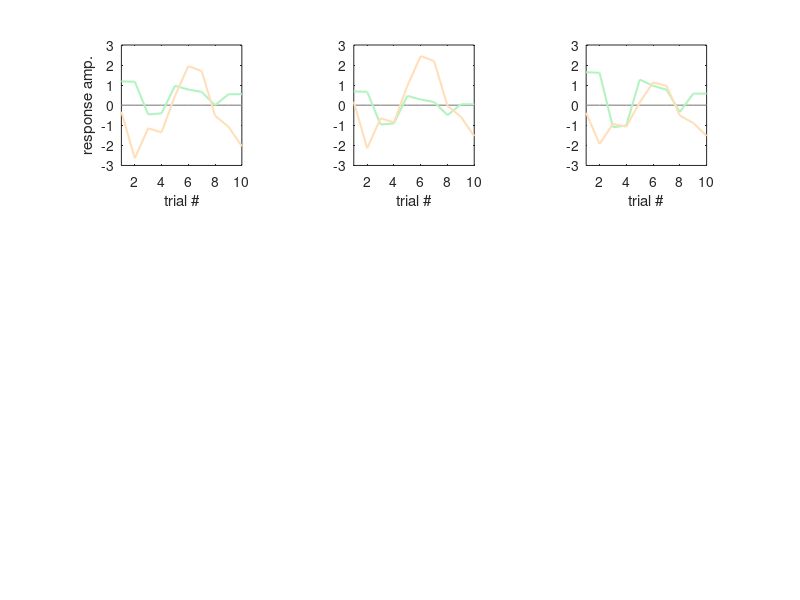

Recreate this plot in MATLAB. (Note: this script raises an error after producing the figure.)
close all
clear all
rng(2);

saveFolder = fullfile('~','misc','data18','rothzn','nsd','repDrift');
figsFolder = fullfile('~','misc','data18','rothzn','nsd','repDrift_figs');
if ~isfolder(saveFolder)
    saveFolder = ['/misc/data18/rothzn/nsd/repDrift/'];
    figsFolder = ['/misc/data18/rothzn/nsd/repDrift_figs/'];
end

% figsFolder = fullfile('/Users','rothzn','NSD',['repDrift_expand_figs']);
saveFigs=0;

linewidth=1.5;
zeroColor = 0.6*[1 1 1];
sessColor = {[180,243,192]./255,[255,223,186]./255};
graySubColor = 0.7*ones(1,3);
nsessions = 2;
T = 10;
gain=1;
origResp = gain*rand(T,nsessions)-gain/2;
% origResp = randn(T,nsessions);
for i=1:nsessions
    origResp(:,i) = zscore(origResp(:,i));
end
origResp(:,1) = origResp(:,1)*0.6 + 0.5;
origResp(:,2) = origResp(:,2)*1.5 - 0.5;
% origResp(:,3) = origResp(:,3)*2;
% origResp(:,4) = origResp(:,4)*0.4;
zeromean = origResp - mean(origResp);
normstd = (origResp - mean(origResp))./std(origResp) + mean(origResp);
f=figure(1);
rows=3;
cols=3;
subplot(rows,cols,1)
% plot(origResp)
plot(1:T,zeros(1,T),'color',zeroColor,'linewidth',1); hold on
for isess=1:nsessions
    plot(origResp(:,isess),'color',sessColor{isess},'linewidth',linewidth); hold all
end
axis square
subplot(rows,cols,2)
plot(1:T,zeros(1,T),'color',zeroColor,'linewidth',1); hold on
for isess=1:nsessions
    plot(zeromean(:,isess),'color',sessColor{isess},'linewidth',linewidth); hold all
end
axis square
subplot(rows,cols,3)
plot(1:T,zeros(1,T),'color',zeroColor,'linewidth',1); hold on
for isess=1:nsessions
    plot(normstd(:,isess),'color',sessColor{isess},'linewidth',linewidth); hold all
end
axis square
for isubplot=1:3
    subplot(rows,cols,isubplot)
    axis square
    xlim([1 T]);
    ylim([-3 3]);
    xlabel('trial #');
       if isubplot==1
    ylabel('response amp.');
       end
end


%% LOAD ACTIAL DATA AND PERMUTATIONS
if ieNotDefined('version'), version = 1; end%1=GLMdenoise, 2=without GLMdenoise, i.e. betas2.
subjects = [1:8];
% saveFigs=0;
% subjects = [1 2 5 7];
nperms=1000;

toNormalize = 0;
singleSubject=1;
figRoi=1;
linewidthWide=2;
linewidthNarrow = 1;
errorbarColor = [0.2 0.2 0.2];
surfaceAlpha = 0.1;
subColor = {[0 0.4470 0.7410],[0.8500 0.3250 0.0980], [0.9290 0.6940 0.1250],...
    [0.4940 0.1840 0.5560],[0.4660 0.6740 0.1880], [0.3010 0.7450 0.9330], [0.6350 0.0780 0.1840],...
    [0.4660 0.6740 0.1880]/2+[0.8500 0.3250 0.0980]/2};
iroi = [1];

% saveFolder = fullfile('~','NSD',['repDrift_expand']);

normalizeStr = '';
if toNormalize
    normalizeStr = '_normalized';
end
r2thresh = 0;%33;%50;
r2threshStr = '';
if r2thresh>0
    r2threshStr = ['r2thresh' num2str(r2thresh,'%4.2f')];
end
zscoreVals=[0 2 3];
for izscore=1:length(zscoreVals)
    
    toZscore=zscoreVals(izscore);
    zscoreStr='';
    if toZscore==1
        zscoreStr = '_zscore';
    elseif toZscore==2
        zscoreStr = '_zeroMean';
    elseif toZscore==3
        zscoreStr = '_equalStd';
    end
    
    load(fullfile(saveFolder, ['perm' num2str(nperms) zscoreStr normalizeStr r2threshStr '.mat']),...
        'toNormalize','toZscore', 'useMedian','r2thresh','version','nrois','rois', ...
        'permOrders', 'subSessions',...
        'r2split','r2oriSplit','pearsonRori','pearsonR',...
        'r2Dist','r2OriDist','pearsonDist','pearsonOriDist',...
        'r2DistPerm','r2OriDistPerm','pearsonDistPerm','pearsonOriDistPerm',....
        'r2DistSess','r2OriDistSess','pearsonDistSess','pearsonOriDistSess',...
        'r2DistSessPerm','r2OriDistSessPerm','pearsonDistSessPerm','pearsonOriDistSessPerm',...
        'meanAutocorrBetas', 'autocorrMeanBetas','meanAutocorrStdBetas','autocorrMeanStdBetas',...
        'meanAutocorrConstant','meanAutocorrConstantOri','autocorrMeanConstant','autocorrMeanConstantOri',...
        'autocorrMeanCoef','autocorrMeanCoefOri','meanAutocorrCoef','meanAutocorrCoefOri',...
        'meanAutocorrBetasPerm','autocorrMeanBetasPerm',...
        'meanAutocorrStdBetasPerm','autocorrMeanStdBetasPerm',...
        'meanAutocorrConstantPerm','meanAutocorrConstantOriPerm',...
        'autocorrMeanConstantPerm','autocorrMeanConstantOriPerm',...
        'autocorrMeanCoefPerm','autocorrMeanCoefOriPerm',...
        'meanAutocorrCoefPerm','meanAutocorrCoefOriPerm',...
        'subRoiPrf','numGoodVox');
    nsubjects = length(subjects);
    
    %% use data for selected subjects
    subSessions = subSessions(subjects,:);
    minSessions = min(sum(subSessions,2));
    
    %% AUTOCORRELATION - Mean betas, and STD betas
    autocorrMin = -0.15;
    autocorrMax = 0.25;
    starHeight = 0.23; starSize=20; starColor = [0 0 0];
    
    
    data = meanAutocorrBetas;
%     titleStr = 'voxel mean betas';
    permData = meanAutocorrBetasPerm;
    
    %keep only data for chosen subjects
    data = data(:,subjects,:);
    permData = permData(:,subjects,:,:);
    
    subplot(rows,cols,cols+izscore);
    %     plot(squeeze(data(iroi,:,2:end))'); hold all
    for isub=1:length(subjects)
        plot(squeeze(data(iroi,isub,2:end))','color',subColor{subjects(isub)},'linewidth',linewidthNarrow); hold all
    % plot(squeeze(data(iroi,isub,2:end))','color',graySubColor,'linewidth',linewidthNarrow); hold all
    end
    empiricalMean = squeeze(mean(data(iroi,:,2:end),2));
    plot(empiricalMean','linewidth',linewidthWide,'color',[0 0 0]);
    ylim([autocorrMin autocorrMax]);
%     title(titleStr)
    axis square
    xlabel('lag (sessions)');
    if izscore==1
    ylabel('correlation (r)');
    end
    plot(0:size(data,3),zeros(1,1+size(data,3)),'color',0.5*[1 1 1]);
    xlim([1 size(data,3)-1]);
    xticks([1 size(data,3)-1]);
    xticklabels([1 size(data,3)-1]);
    
    permMean = squeeze(mean(permData(iroi,:,:,2:end),2));
    for t=1:length(empiricalMean)
        pPermDistAutocorr(izscore,t) = sum(permMean(:,t)>=empiricalMean(t))/nperms;
    end
    
    subplot(rows,cols,2*cols+izscore);
    plot(squeeze(mean(permData(iroi,:,:,2:end),2))','color',[0.8 0.8 0.8]); hold all%mean over subjects, plot all permutations
    plot(squeeze(mean(squeeze(mean(permData(iroi,:,:,2:end),2)),1))','linewidth',linewidthWide,'color',[0 0 0]); hold all%mean over subjects, then over permutations
    ylim([autocorrMin autocorrMax]);
    %         title(titleStr)
    axis square
    xlabel('lag (sessions)');
    if izscore==1
        ylabel('correlation (r)');
    end
    plot(0:size(data,3),zeros(1,1+size(data,3)),'color',0.5*[1 1 1]);
    xlim([1 size(data,3)-1]);
    xticks([1 size(data,3)-1]);
    xticklabels([1 size(data,3)-1]);
    
    %add significance stars
    subplot(rows,cols,cols+izscore);
    for t=1:length(empiricalMean)
        if pPermDistAutocorr(izscore,t)<=0.05
            scatter(t,starHeight,starSize,starColor,'.');
        end
        if pPermDistAutocorr(izscore,t)<=0.01
            scatter(t,starHeight-0.015,starSize,starColor,'.');
        end
    end
    
end


set(gcf,'position',[200 200 160*cols 500])
if saveFigs
%    savepdf(f,fullfile(figsFolder,['rep_fig2_left.pdf']));
   print('-painters','-dpdf',fullfile(figsFolder,['brief_figS3.pdf']));
%         saveas(h, [figFolder 'rep_fig2_left.' imgFormat]);
end
